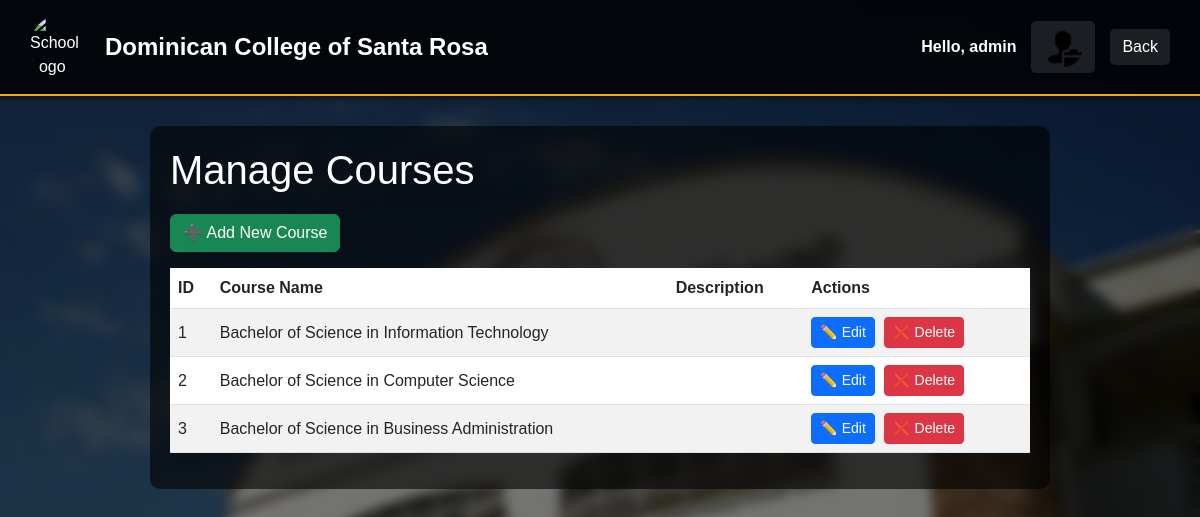
The page /courses/courses.php (signed in) on the database its author committed.
### tables this page shows
CREATE TABLE courses (
    id INT AUTO_INCREMENT PRIMARY KEY,
    course_name VARCHAR(255) NOT NULL UNIQUE,
    created_at TIMESTAMP DEFAULT CURRENT_TIMESTAMP
);

### courses/courses.php (the view, shortened to what this page needs)
<?php
include __DIR__ . '/../config/db.php';
$user_id = $_SESSION['user_id'];
$username = $_SESSION['username'];
$role = $_SESSION['role'];
$stmt = $conn->prepare("SELECT profile_pic FROM users WHERE id=?");
$stmt->bind_param("i", $user_id);
$stmt->execute();
$stmt->bind_result($profile_pic_db);
$profilePic = !empty($profile_pic_db)
    ? '../uploads/profile/' . basename($profile_pic_db)
    : '../uploads/profile/default.png';
if ($role === 'student') {
    $stmt = $conn->prepare("
        SELECT c.id, c.course_name, c.description
        FROM courses c
        JOIN enrollments e ON c.id = e.course_id
        WHERE e.student_id = ?
    ");
    $stmt->bind_param("i", $user_id);
    $stmt->execute();
    $result = $stmt->get_result();
} elseif (in_array($role, ['admin', 'teacher'])) {
    $result = $conn->query("SELECT * FROM courses");
} else {
    header("Location: ../login.php");
    exit();
}
?>
<!DOCTYPE html>
<html lang="en">
<head>
    <link href="https://cdn.jsdelivr.net/npm/bootstrap@5.3.0/dist/css/bootstrap.min.css" rel="stylesheet" />
    <link rel="stylesheet" href="../css/style.css" />
    <link rel="stylesheet" href="../css/dashboard.css" />
</head>
<body>
<header class="dashboard-header">
    <div class="header-left">
        <img src="../uploads/logo.png" alt="School Logo" class="school-logo" />
        <span class="school-name">Dominican College of Santa Rosa</span>
    </div>
    <div class="header-right">
        <span class="username">Hello, <?= htmlspecialchars($username) ?></span>
        <a href="../profile/view_profile.php">
            <img src="<?= htmlspecialchars($profilePic) ?>" alt="Profile" class="profile-avatar" />
        </a>
        <a href="../admin_dashboard.php" class="logout-link">Back</a>
    </div>
</header>
<div class="container">
    <h1>Manage Courses</h1>
    <?php if (in_array($role, ['admin', 'teacher'])): ?>
        <a href="add_course.php" class="btn btn-success mb-3">➕ Add New Course</a>
    <?php endif; ?>
    <div class="table-responsive">
        <table class="table table-striped align-middle">
            <thead>
                <tr>
                    <th>ID</th>
                    <th>Course Name</th>
                    <th>Description</th>
                    <?php if (in_array($role, ['admin', 'teacher'])): ?>
                    <th>Actions</th>
                    <?php endif; ?>
                </tr>
            </thead>
            <tbody>
            <?php while ($row = $result->fetch_assoc()): ?>
                <tr>
                    <td><?= htmlspecialchars($row['id']) ?></td>
                    <td><?= htmlspecialchars($row['course_name']) ?></td>
                    <td><?= htmlspecialchars($row['description'] ?? '') ?></td>
                    <?php if (in_array($role, ['admin', 'teacher'])): ?>
                    <td>
                        <a href="edit_course.php?id=<?= urlencode($row['id']) ?>" class="btn btn-sm btn-primary">✏️ Edit</a>
                        <button onclick="confirmDelete(<?= htmlspecialchars($row['id']) ?>)" class="btn btn-sm btn-danger">❌ Delete</button>
                    </td>
                    <?php endif; ?>
                </tr>
            <?php endwhile; ?>
            </tbody>
        </table>
    </div>
</div>
</body>
</html>

### css/style.css (style rules this page uses)
body { margin: 0; font-family: Arial, sans-serif; position: relative; min-height: 100vh; overflow-x: hidden; color: #fff; }
.header-left { display: flex; align-items: center; color: #fff; }
.header-left .school-logo { width: 60px; height: auto; margin-right: 15px; border-radius: 50%; }
.header-left .school-name { font-size: 24px; font-weight: bold; color: #fff; }
.header-right { display: flex; align-items: center; gap: 10px; }

### css/dashboard.css (style rules this page uses)
.dashboard-header { display: flex; justify-content: space-between; align-items: center; padding: 15px 30px; background: rgba(0, 0, 0, 0.8); box-shadow: 0 2px 5px rgba(0,0,0,0.5); border-bottom: 2px solid orange; position: relative; z-index: 2; }
.header-left { display: flex; align-items: center; }
.school-logo { width: 60px; height: 60px; margin-right: 15px; border-radius: 50%; object-fit: cover; }
.school-name { font-size: 24px; font-weight: bold; color: #fff; }
.header-right { display: flex; align-items: center; gap: 15px; }
.header-right .username { font-weight: bold; color: #fff; }
.header-right a { color: #fff; text-decoration: none; padding: 6px 12px; border-radius: 5px; background-color: rgba(255,255,255,0.1); transition: background 0.3s; }
.container { max-width: 1200px; background-color: rgba(0, 0, 0, 0.5); backdrop-filter: blur(6px); -webkit-backdrop-filter: blur(6px); padding: 20px; border-radius: 10px; margin: 20px auto; color: #fff; }

### courses/courses.php (style rules this page uses)
body { margin: 0; font-family: Arial, sans-serif; background: url('../uploads/background.jpeg') no-repeat center center fixed; background-size: cover; position: relative; min-height: 100vh; }
body::before { content: ""; position: fixed; top: 0; left: 0; width: 100%; height: 100%; backdrop-filter: blur(6px); background-color: rgba(0, 0, 0, 0.5); z-index: -1; }
.dashboard-header { display: flex; justify-content: space-between; align-items: center; padding: 15px 30px; background: rgba(0,0,0,0.8); }
.header-left { display: flex; align-items: center; }
.school-logo { height: 50px; margin-right: 10px; }
.header-right { display: flex; align-items: center; gap: 15px; }
.profile-avatar { width: 40px; height: 40px; border-radius: 50%; object-fit: cover; }
.container { margin: 30px auto; max-width: 900px; background: rgba(0,0,0,0.6); padding: 20px; border-radius: 10px; color: #fff; }
h1 { margin-bottom: 20px; }
.table thead { background-color: #343a40; color: #fff; }
.btn-sm { margin-right: 5px; }

### rows shown on the page
courses: id "1", course_name "Bachelor of Science in Information Technology"
courses: id "2", course_name "Bachelor of Science in Computer Science"
courses: id "3", course_name "Bachelor of Science in Business Administration"

### other values the page prints
$username "admin"
